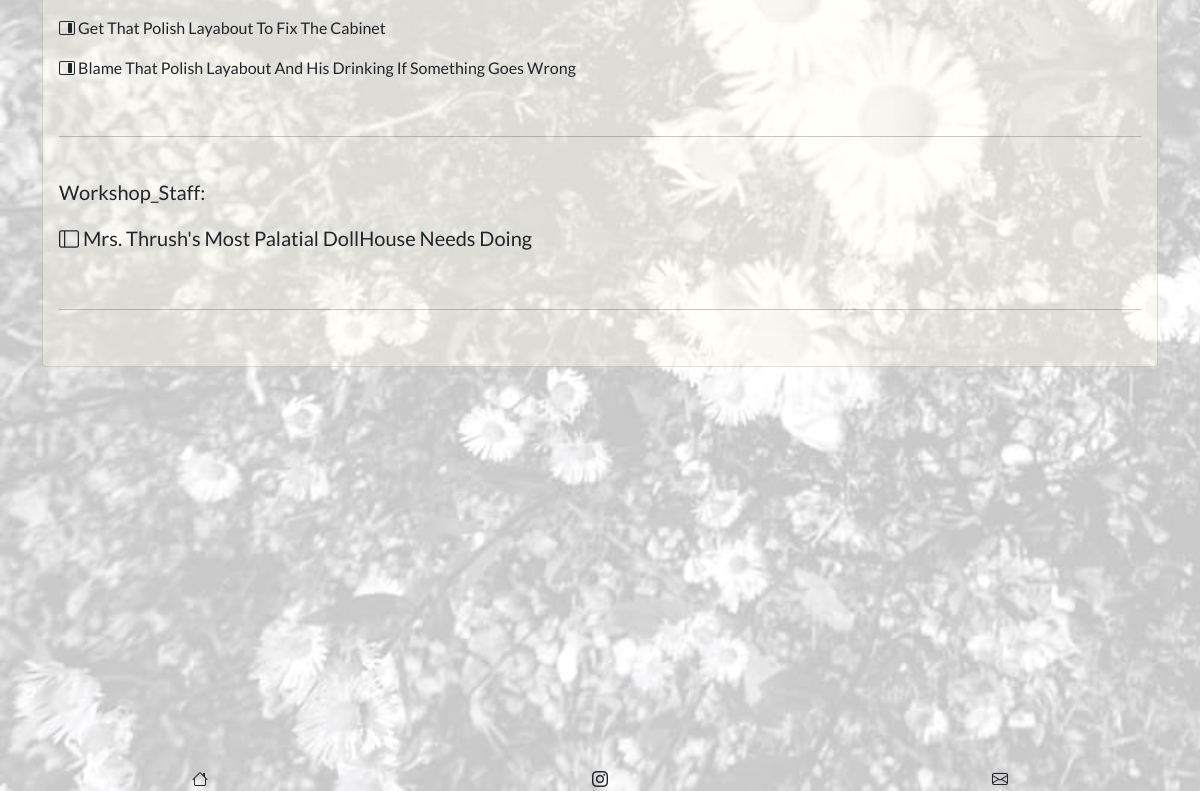
The page /workshop/admin-task-manager (signed in, lower part) on the database as committed earlier.
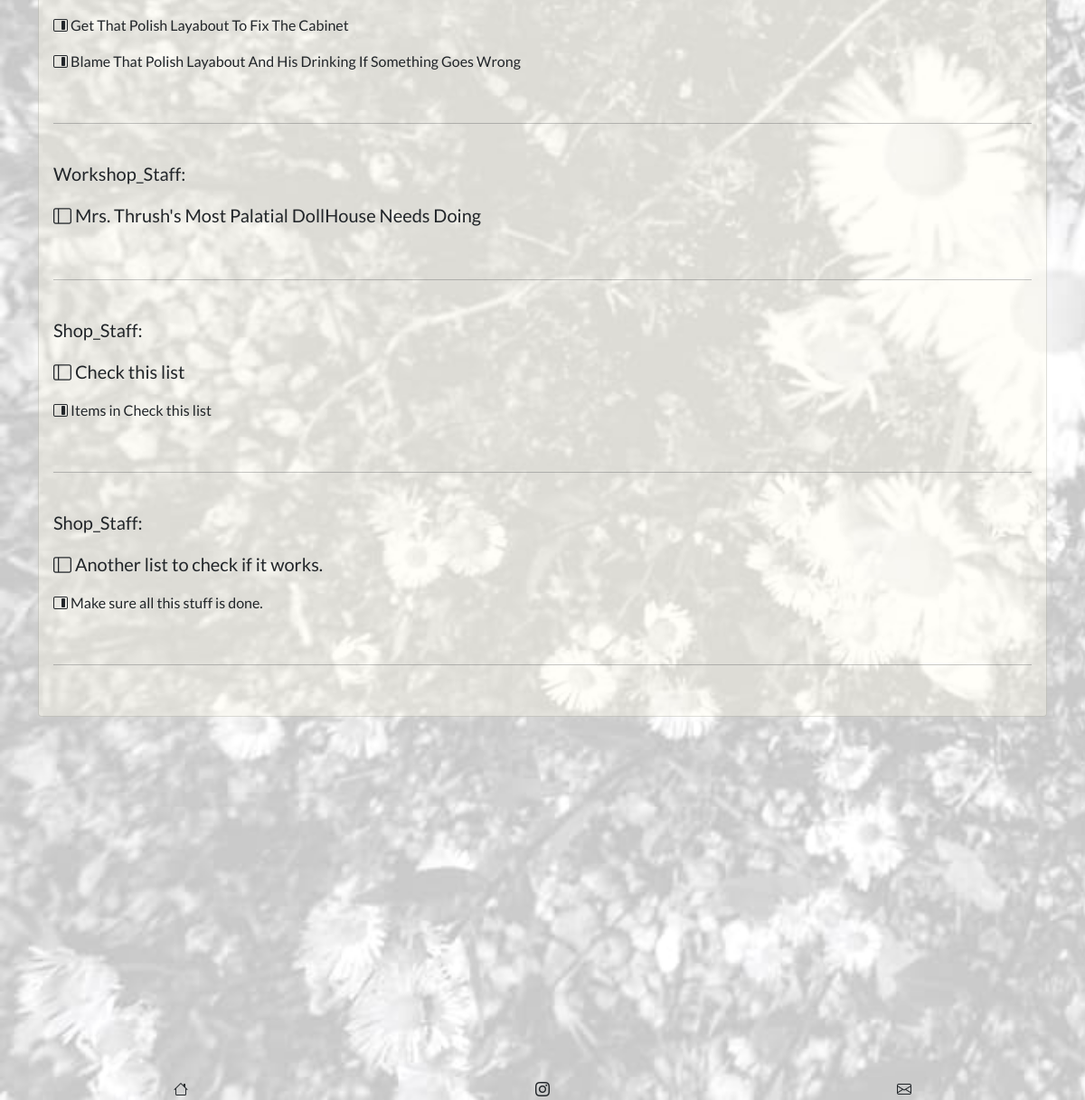
The same page on the database as committed later.
### repairs_restorals/models.py (models this page shows, shortened)
class TodoItem(models.Model):
    todo_list = models.ForeignKey(
        TodoList, on_delete=models.CASCADE, related_name="items")
    title = models.CharField(max_length=255)
    is_completed = models.BooleanField(default=False)
    def __str__(self):
        return self.title

class TodoList(models.Model):
    staff_member = models.ForeignKey(StaffMember, on_delete=models.CASCADE)
    subject = models.CharField(max_length=255)

### profiles/models.py (models this page shows, shortened)
class StaffMember(models.Model):
    username = models.OneToOneField(
        User, on_delete=models.CASCADE, null=True, editable=False)
    email = models.EmailField(unique=True, default="start@domain.dj")
    full_name = models.CharField(max_length=100, default="startname")
    shop_staff = models.BooleanField(default=False)
    workshop_staff = models.BooleanField(default=False)
    admin_access_permission = models.BooleanField(default=False)
    notes = models.TextField(null=True, blank=True)
    admin_notes = models.TextField(null=True, blank=True)
    def __str__(self) -> str:
        return str(self.username)

### repairs_restorals/views.py (the view)
# urls.py: path('admin-task-manager', views.AdminTaskManagerOverview.as_view(),
class AdminTaskManagerOverview(GroupRequiredMixin, ListView):
    group_required = [u'Admin Only']
    template_name = 'repairs_restorals/admin_task_manager.html'
    queryset = TodoList.objects.prefetch_related("items").all()
    context_object_name = 'todo_lists'

### invoices/contexts.py (called while the page is built, shortened)
def shopping_cart(request):
    template_cart = []
    products_count = 0
    order_amount = 0
    shipping = 0
    cart = request.session.get('cart', {})
    for item in enumerate(template_cart):
        products_count += 1
    order_total = order_amount + shipping
    stripe_total = round(order_total * 100)
    context = {
        'template_cart': template_cart,
        'products_count': products_count,
        'order_amount': order_amount,
        'shipping': shipping,
        'order_total': order_total,
        'stripe_total': stripe_total,
    }
    return context

### profiles/group_mixin_decorator.py (called while the page is built)
    def dispatch(self, request, *args, **kwargs):
        if not request.user.is_authenticated:
            raise PermissionDenied
        else:
            user_groups = []
            for group in request.user.groups.values_list('name', flat=True):
                user_groups.append(group)
            if len(set(user_groups).intersection(self.group_required)) <= 0:
                raise PermissionDenied
        return super(GroupRequiredMixin, self).dispatch(request, *args, **kwargs)

### repairs_restorals/templates/repairs_restorals/admin_task_manager.html
{% extends 'base.html' %}
{% load static %}
{% block extra_css %}
<link rel="stylesheet" href="{% static 'css/daisy_bg_image_trans.css' %}">
{% endblock %}
{% block content %}
<div class="card">
    {% for list in todo_lists %}
    <p class="lead">{{ list.staff_member | title }}:</p>
    <p class="lead"><i class="bi bi-layout-sidebar"></i> {{ list.subject }}</p>
        {% for item in list.items.all %}
        {% if item.is_completed %}
        <p><i class="bi bi-layout-sidebar-inset-reverse"></i> <s>{{ item }}</s></p>
        {% else %}
        <p><i class="bi bi-layout-sidebar-inset-reverse"></i> {{ item }}</p>
        {% endif %}
        {% endfor %}
    <br><hr><br>
    {% endfor %}
</div>
{% endblock %}

Rows that differ between the two databases and show on the page:
added TodoList: staff_member "Shop_Staff", subject "Check this list"
added TodoItem: title "Items in Check this list", shown under "Shop_Staff"
added TodoList: staff_member "Shop_Staff", subject "Another list to check if it works."
added TodoItem: title "Make sure all this stuff is done.", shown under "Shop_Staff"
